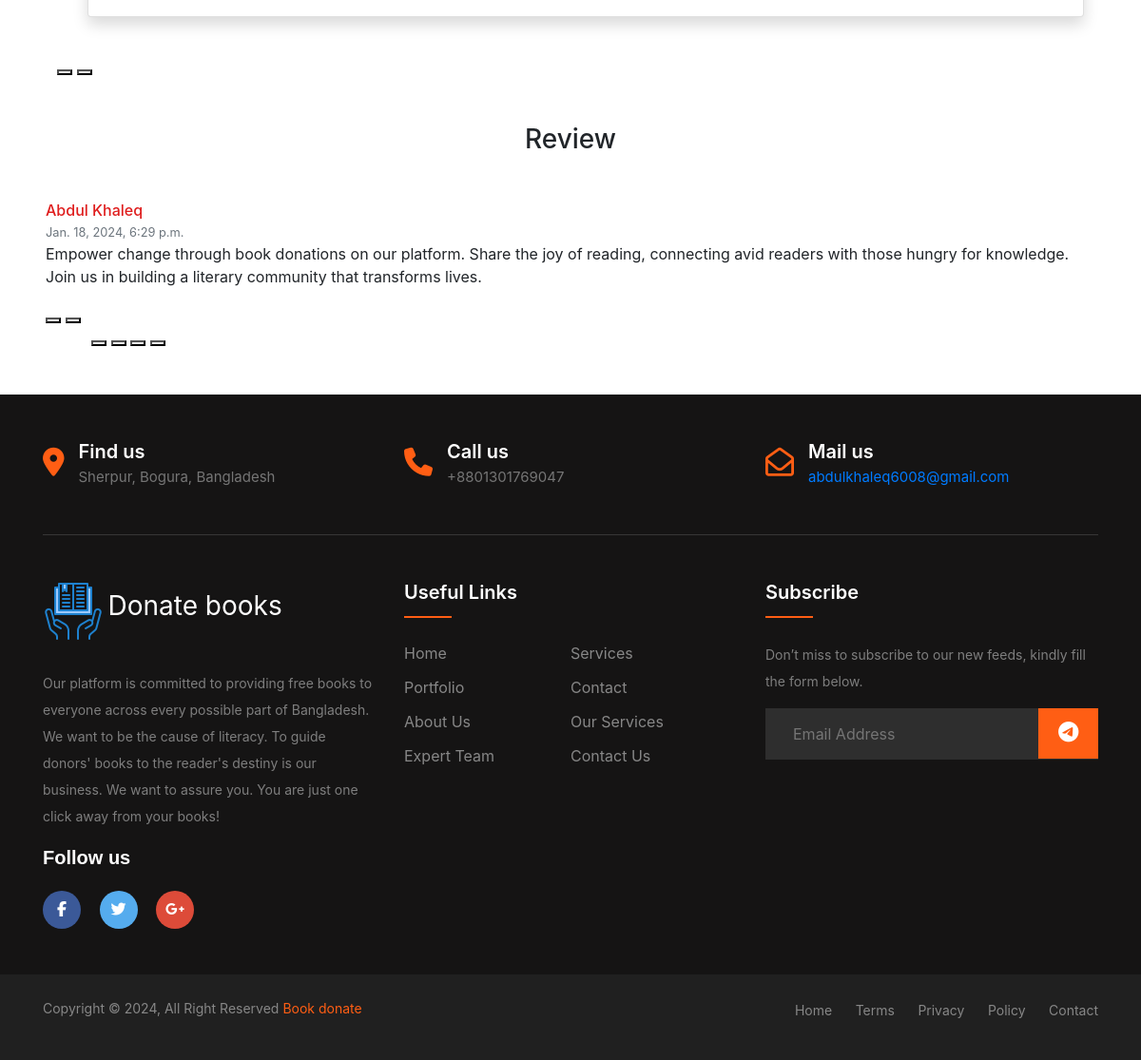
The app's page / (lower part), older data.
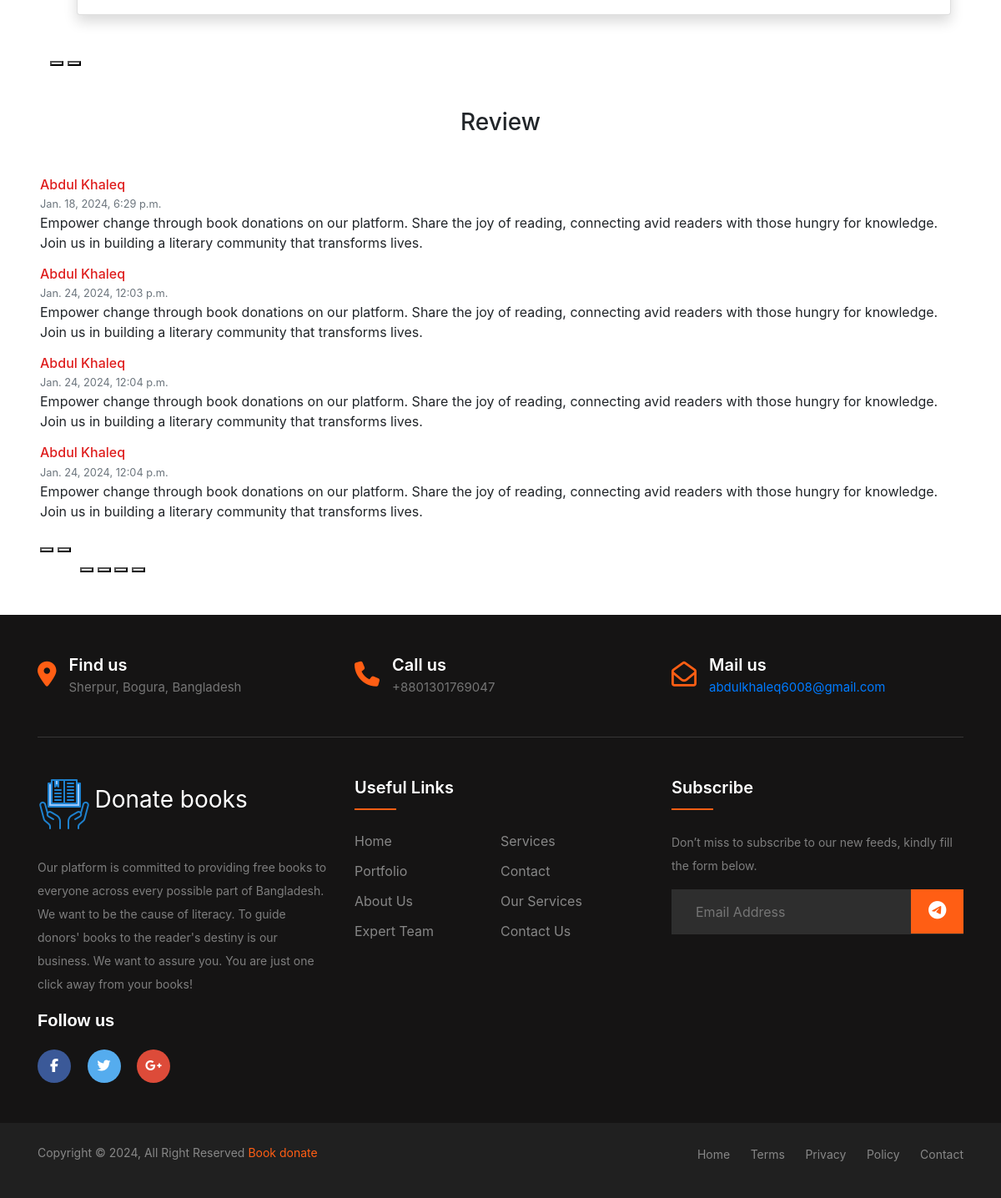
The same page, newer data.
### comment/models.py (models this page shows, shortened)
class Comment(models.Model):
    user = models.ForeignKey(User, on_delete=models.CASCADE)
    text = models.TextField()
    created_on = models.DateTimeField(auto_now_add=True)

### book_donate_platform/views.py (the view)
# urls.py: path('', views.HomeListView.as_view(), name='homepage'),
class HomeListView(ListView):
    model = BookDonateModel
    template_name = 'home.html'
    context_object_name = 'books'
    def get_context_data(self, **kwargs):
        context = super().get_context_data(**kwargs)
        context['comments'] =Comment.objects.all()
        return context

### templates/home.html (shortened to what this page needs)
{% extends "base.html" %}
{% load static %}
{% block content %}
<br><br><br>
<div class="container py-5">
  <div class="swiffy-slider slider-item-show3 slider-item-reveal slider-nav-dark slider-nav-outside-expand container">
    <ul class="slider-container py-4" id="slider2">
      {% for book in  books%}
      <li>
        <div class="card shadow h-100">
          <div class="card-body">
          </div>
        </div>
      </li>
      {% endfor %}
    </ul>
    <button type="button" class="slider-nav" aria-label="Go to previous"></button>
    <button type="button" class="slider-nav slider-nav-next" aria-label="Go to next"></button>
  </div>
</div>
<div class="px-2 px-lg-5">
  <h3 class="text-center">Review</h3>
  <div class="swiffy-slider slider-item-show3 slider-nav-dark slider-nav-visible slider-nav-outside slider-item-snapstart my-3 slider-nav-sm my-xl-5 slider-indicators-square slider-indicators-outside slider-indicators-dark slider-nav-animation-slideup slider-nav-animation">
    <div class="slider-container">
      {% for comment in  comments%}
        <div class="">
            <div>
                <h3 class="mb-0 h6" style="color:#DF1E1E;">{{comment.user.first_name}} {{comment.user.last_name}}</h3>
                <small class="text-body-secondary text-secondary">{{comment.created_on}}</small>
                <p>{{comment.text}}</p>
            </div>
        </div>
        {% endfor %}
    </div>
    <button type="button" class="slider-nav" aria-label="Go left"></button>
    <button type="button" class="slider-nav slider-nav-next" aria-label="Go left"></button>
    <div class="slider-indicators" style="justify-content:right;margin-left: 3rem;">
        <button class="" aria-label="Go to slide"></button>
        <button aria-label="Go to slide" class=""></button>
        <button aria-label="Go to slide" class="active"></button>
        <button aria-label="Go to slide" class=""></button>
    </div>
  </div>
</div>
{% endblock content %}

### templates/base.html (shortened to what this page needs)
<!doctype html>
<html lang="en">
  {% load static %}
<head>
  <link href="https://cdn.jsdelivr.net/npm/bootstrap@5.0.2/dist/css/bootstrap.min.css" rel="stylesheet">
<link href="https://cdn.jsdelivr.net/npm/swiffy-slider@1.6.0/dist/css/swiffy-slider.min.css" rel="stylesheet">
<link rel="stylesheet" href="https://cdnjs.cloudflare.com/ajax/libs/twitter-bootstrap/4.5.2/css/bootstrap.min.css">
    <link rel="stylesheet" href="https://cdnjs.cloudflare.com/ajax/libs/ionicons/2.0.1/css/ionicons.min.css">
  <link rel="stylesheet" href="{% static 'css/style.css'%}">
</head>
<body>
  {% block content %}{% endblock content %}
  {% include "footer.html" %}
</body>
</html>

### templates/header.html (shortened to what this page needs)
{% load static %}

### templates/footer.html (shortened to what this page needs)
{% load static %}
<footer class="footer-section">
    <div class="container">
        <div class="footer-cta pt-5 pb-5">
            <div class="row">
                <div class="col-xl-4 col-md-4 mb-30">
                    <div class="single-cta">
                        <i class="fas fa-map-marker-alt"></i>
                        <div class="cta-text">
                            <h4>Find us</h4>
                            <span>Sherpur, Bogura, Bangladesh</span>
                        </div>
                    </div>
                </div>
                <div class="col-xl-4 col-md-4 mb-30">
                    <div class="single-cta">
                        <i class="fas fa-phone"></i>
                        <div class="cta-text">
                            <h4>Call us</h4>
                            <span>+8801301769047</span>
                        </div>
                    </div>
                </div>
                <div class="col-xl-4 col-md-4 mb-30">
                    <div class="single-cta">
                        <i class="far fa-envelope-open"></i>
                        <div class="cta-text">
                            <h4>Mail us</h4>
                            <span><a href="mailto:abdulkhaleq6008@gmail.com" onclick="window.location=book_details.html">abdulkhaleq6008@gmail.com</a></span>
                        </div>
                    </div>
                </div>
            </div>
        </div>
        <div class="footer-content pt-5 pb-5">
            <div class="row">
                <div class="col-xl-4 col-lg-4 mb-50">
                    <div class="footer-widget">
                        <div class="footer-logo">
                            <a href="index.html"><img src="{% static "images/book_1.png" %}" class="img-fluid" alt="logo"></a> <span class="text-white fs-3">Donate books</span>
                        </div>
                        <div class="footer-text">
                            <p>Our platform is committed to providing free books to everyone across every possible part of Bangladesh. We want to be the cause of literacy. To guide donors' books to the reader's destiny is our business. We want to assure you. You are just one click away from your books!</p>
                        </div>
                        <div class="footer-social-icon">
                            <span>Follow us</span>
                            <a href="#"><i class="fab fa-facebook-f facebook-bg"></i></a>
                            <a href="#"><i class="fab fa-twitter twitter-bg"></i></a>
                            <a href="#"><i class="fab fa-google-plus-g google-bg"></i></a>
                        </div>
                    </div>
                </div>
                <div class="col-xl-4 col-lg-4 col-md-6 mb-30">
                    <div class="footer-widget">
                        <div class="footer-widget-heading">
                            <h3>Useful Links</h3>
                        </div>
                        <ul>
                            <li><a href="{%url 'homepage'%}">Home</a></li>
                            <li><a href="#">services</a></li>
                            <li><a href="#">portfolio</a></li>
                            <li><a href="{%url 'contact_us'%}">Contact</a></li>
                            <li><a href="{%url 'about_us'%}">About us</a></li>
                            <li><a href="#">Our Services</a></li>
                            <li><a href="#">Expert Team</a></li>
                            <li><a href="{%url 'contact_us'%}">Contact us</a></li>
                        </ul>
                    </div>
                </div>
                <div class="col-xl-4 col-lg-4 col-md-6 mb-50">
                    <div class="footer-widget">
                        <div class="footer-widget-heading">
                            <h3>Subscribe</h3>
                        </div>
                        <div class="footer-text mb-25">
                            <p>Don’t miss to subscribe to our new feeds, kindly fill the form below.</p>
                        </div>
                        <div class="subscribe-form">
                            <form action="#">
                                <input type="text" placeholder="Email Address">
                                <button><i class="fab fa-telegram-plane"></i></button>
                            </form>
                        </div>
                    </div>
                </div>
            </div>
        </div>
    </div>
    <div class="copyright-area">
        <div class="container">
            <div class="row">
                <div class="col-xl-6 col-lg-6 text-center text-lg-left">
                    <div class="copyright-text">
                        <p>Copyright &copy; 2024, All Right Reserved <a href="#">Book donate</a></p>
                    </div>
                </div>
                <div class="col-xl-6 col-lg-6 d-none d-lg-block text-right">
                    <div class="footer-menu">
                        <ul>
                            <li><a href="#">Home</a></li>
                            <li><a href="#">Terms</a></li>
                            <li><a href="#">Privacy</a></li>
                            <li><a href="#">Policy</a></li>
                            <li><a href="#">Contact</a></li>
                        </ul>
                    </div>
                </div>
            </div>
        </div>
    </div>
</footer>

### static/css/style.css (style rules this page uses)
.footer-widget ul { margin: 0px; padding: 0px; }
.footer-section { background: #151414; position: relative; }
.footer-cta { border-bottom: 1px solid #373636; }
.single-cta i { color: #ff5e14; font-size: 30px; float: left; margin-top: 8px; }
.cta-text { padding-left: 15px; display: inline-block; }
.cta-text h4 { color: #fff; font-size: 20px; font-weight: 600; margin-bottom: 2px; }
.cta-text span { color: #757575; font-size: 15px; }
.footer-content { position: relative; z-index: 2; }
.footer-logo { margin-bottom: 30px; }
.footer-logo img { max-width: 200px; }
.footer-text p { margin-bottom: 14px; font-size: 14px; color: #7e7e7e; line-height: 28px; }
.footer-social-icon span { color: #fff; display: block; font-size: 20px; font-weight: 700; font-family: 'Poppins', sans-serif; margin-bottom: 20px; }
.footer-social-icon a { color: #fff; font-size: 16px; margin-right: 15px; }
.footer-social-icon i { height: 40px; width: 40px; text-align: center; line-height: 38px; border-radius: 50%; }
.facebook-bg { background: #3B5998; }
.twitter-bg { background: #55ACEE; }
.google-bg { background: #DD4B39; }
.footer-widget-heading h3 { color: #fff; font-size: 20px; font-weight: 600; margin-bottom: 40px; position: relative; }
.footer-widget-heading h3::before { content: ""; position: absolute; left: 0; bottom: -15px; height: 2px; width: 50px; background: #ff5e14; }
.footer-widget ul li { display: inline-block; float: left; width: 50%; margin-bottom: 12px; }
.footer-widget ul li a { color: #878787; text-transform: capitalize; }
.subscribe-form { position: relative; overflow: hidden; }
.subscribe-form input { width: 100%; padding: 14px 28px; background: #2E2E2E; border: 1px solid #2E2E2E; color: #fff; }
.subscribe-form button { position: absolute; right: 0; background: #ff5e14; padding: 13px 20px; border: 1px solid #ff5e14; top: 0; }
.subscribe-form button i { color: #fff; font-size: 22px; transform: rotate(-6deg); }
.copyright-area { background: #202020; padding: 25px 0; }
.copyright-text p { margin: 0; font-size: 14px; color: #878787; }
.copyright-text p a { color: #ff5e14; }
.footer-menu li { display: inline-block; margin-left: 20px; }
.footer-menu li a { font-size: 14px; color: #878787; }

Row changes from the older to the newer data that the page shows:
added Comment: user.first_name "Abdul", user.last_name "Khaleq", created_on "Jan. 24, 2024, 12:03 p.m.", text "Empower change through book donations on our platform. Share the joy of reading, connecting avid readers with those hungry for knowledge. Join us in building a literary community that transforms lives."
added Comment: user.first_name "Abdul", user.last_name "Khaleq", created_on "Jan. 24, 2024, 12:04 p.m.", text "Empower change through book donations on our platform. Share the joy of reading, connecting avid readers with those hungry for knowledge. Join us in building a literary community that transforms lives."
added Comment: user.first_name "Abdul", user.last_name "Khaleq", created_on "Jan. 24, 2024, 12:04 p.m.", text "Empower change through book donations on our platform. Share the joy of reading, connecting avid readers with those hungry for knowledge. Join us in building a literary community that transforms lives."
